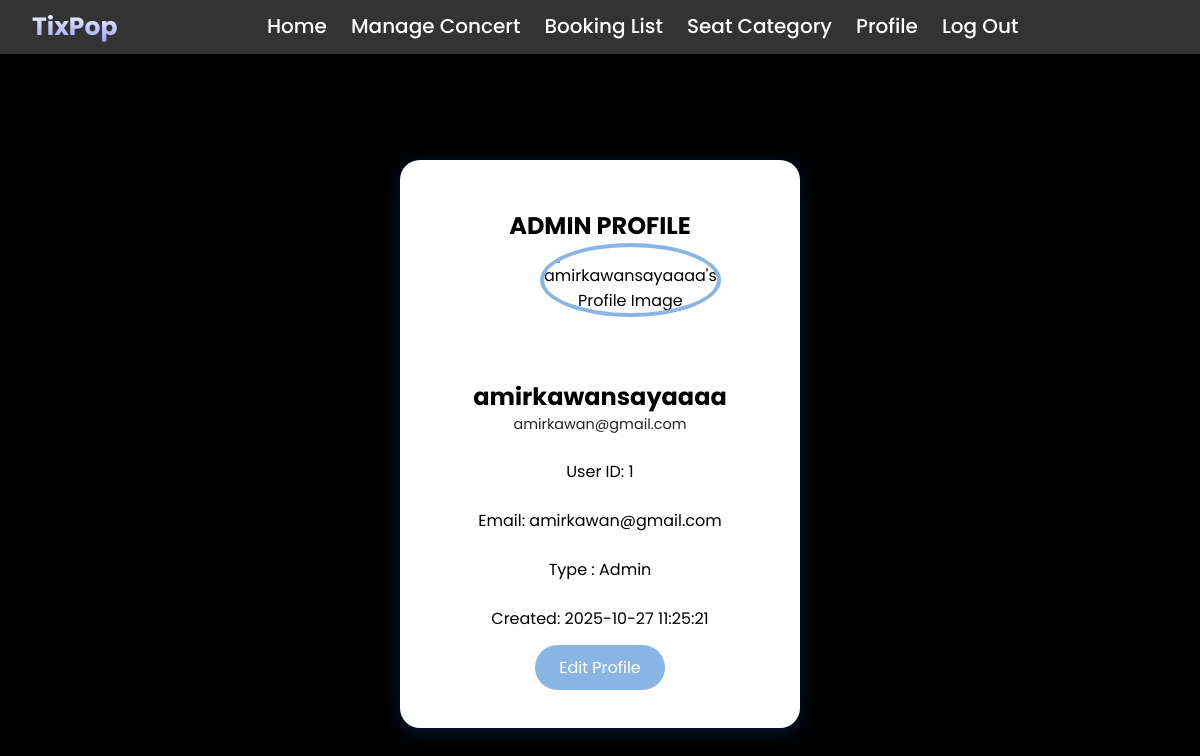
Screenshot of /admin_profile.php (signed in) with the database file from the repository.
### tables this page shows
CREATE TABLE `users` (
  `User_ID` int(10) UNSIGNED NOT NULL,
  `Full_name` varchar(255) NOT NULL,
  `Email` varchar(255) NOT NULL,
  `Password` varchar(255) NOT NULL,
  `User_type` enum('user','admin') NOT NULL DEFAULT 'user',
  `created_at` timestamp NOT NULL DEFAULT current_timestamp()
);

### admin_profile.php (the view, shortened to what this page needs)
<?php
require_once __DIR__ . '/db.php';
$userId = (int) $_SESSION['user_id'];
$user = ['User_ID' => $userId, 'Full_name' => 'Admin Name', 'Email' => 'admin@example.com', 'User_type' => 'admin'];
try {
  $sql = 'SELECT * FROM users WHERE User_ID = ?';
  $stmt = $pdo->prepare($sql);
  $stmt->execute([$userId]);
  $row = $stmt->fetch(PDO::FETCH_ASSOC);
  if ($row) {
    $user = array_merge($user, $row);
  }
} catch (PDOException $e) {
}
$profile_img = htmlspecialchars($user['Profile_Image'] ?? $user['profile_image'] ?? $user['avatar'] ?? 'image/hahahahahahahaha.jpg');
?>
<!DOCTYPE html>
<html lang="en">
  <head>
    <link rel="stylesheet" href="admincss.css" />
    <link
      href="https://unpkg.com/boxicons@2.1.4/css/boxicons.min.css"
      rel="stylesheet"
    />
  </head>
  <body class="other-page">
    <?php include __DIR__ . '/admin_anavbar.php'; ?>
    <section class="profile-section">
      <div class="profile-card">
        <h1>ADMIN PROFILE</h1>
        <div class="profile-img">
          <img
            src="<?= $profile_img ?>"
            alt="<?= htmlspecialchars($user['Full_name'] ?? 'Admin') ?>'s Profile Image"
          />
        </div>
        <h2><?= htmlspecialchars($user['Full_name'] ?? 'FULL NAME') ?></h2>
        <p class="username"><?= htmlspecialchars($user['Email'] ?? 'USERNAME') ?></p>
        <div class="info">
          <p>User ID: <?= htmlspecialchars($user['User_ID'] ?? $userId) ?></p>
          <p>Email: <?= htmlspecialchars($user['Email'] ?? 'example@gmail.com') ?></p>
          <p>Type : <?= htmlspecialchars(ucfirst($user['User_type'] ?? 'Admin')) ?></p>
          <?php if (!empty($user['created_at']) || !empty($user['created']) || !empty($user['created_on'])): ?>
            <p>Created: <?= htmlspecialchars($user['created_at'] ?? $user['created'] ?? $user['created_on']) ?></p>
          <?php endif; ?>
        </div>
  <a href="profileUpdate.php" class="btn-edit-profile">Edit Profile</a>
      </div>
    </section>
  </body>
</html>

### admincss.css (style rules this page uses)
* { margin: 0; padding: 0; box-sizing: border-box; font-family: "Poppins"; }
.other-page { display: flex; flex-direction: column; justify-content: flex-start; align-items: center; min-height: 100vh; background: black; background-size: cover; background-position: center; padding-top: 80px; }
a { text-decoration: none; }
.profile-section { display: flex; justify-content: center; align-items: center; margin-top: 5rem; }
.profile-card { background: #ffffff; padding: 3rem 2.5rem; border-radius: 20px; width: 400px; text-align: center; box-shadow: 0 4px 20px rgba(0, 123, 255, 0.2); position: relative; transition: transform 0.3s ease; }
.profile-img { position: relative; width: 120px; height: 120px; margin: 0 auto; }
.profile-img img { width: 100%; height: 100%; border-radius: 50%; border: 4px solid #89b5e4; object-fit: cover; }
.profile-card h2 { margin-top: 1rem; font-size: 1.5rem; }
.username { color: #242424; font-size: 0.9rem; margin-bottom: 1.5rem; }
.info p { display: flex; align-items: center; justify-content: center; gap: 8px; margin: 0.5rem 0; color: #000000; margin-bottom: 1.5rem; }
.btn-edit-profile { margin-top: 1.5rem; background-color: #89b5e4; color: #fff; border: none; padding: 0.7rem 1.5rem; border-radius: 30px; font-size: 1rem; cursor: pointer; transition: background 0.3s; }

### rows the page displays
users: Full_name "amirkawansayaaaa", Email "amirkawan@gmail.com", User_ID "1", User_type "Admin", created_at "2025-10-27 11:25:21"
